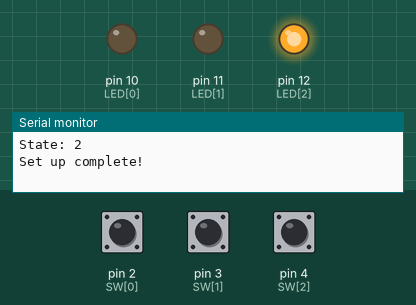
The sketch below on a simulated Arduino Uno, built with avr-gcc and run on an emulated ATmega328P. Shown: output pins drawn as LEDs (lit = HIGH), the last lines printed to the serial monitor. The test bench sets the inputs (shaded band); at power-on: pin 2 (SW[0]) LOW, pin 3 (SW[1]) LOW, pin 4 (SW[2]) LOW.

Above: at 1.2 s.
1.3 s: pin 2 (SW[0]) pulled HIGH for 0.15 s
At 2.2 s:
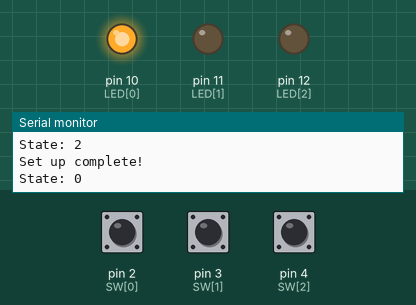
2.9 s: pin 3 (SW[1]) pulled HIGH for 0.15 s
At 3.4 s:
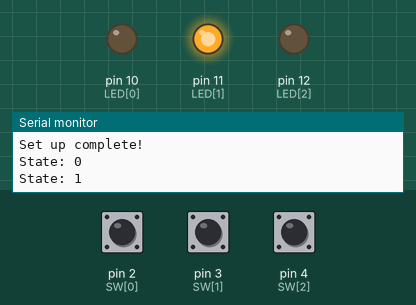
4.5 s: pin 2 (SW[0]) pulled HIGH for 1 s
At 5.9 s:
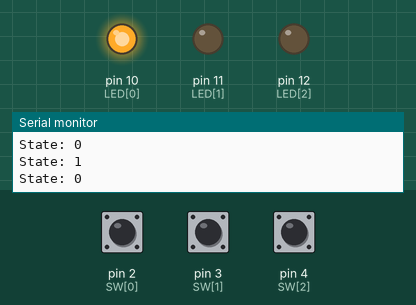
7.0 s: pin 3 (SW[1]) pulled HIGH for 1 s
At 7.8 s:
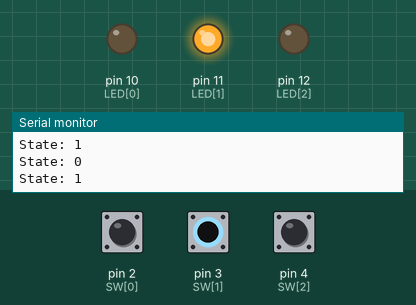
9.5 s: pin 2 (SW[0]) driven HIGH and pin 3 (SW[1]) driven HIGH
At 10.08 s:
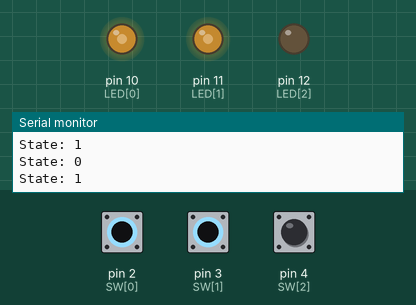
12.5 s: pin 2 (SW[0]) driven LOW
Timing chart, 0 to 15.0 s (numbered marks = the images above; inputs shaded):
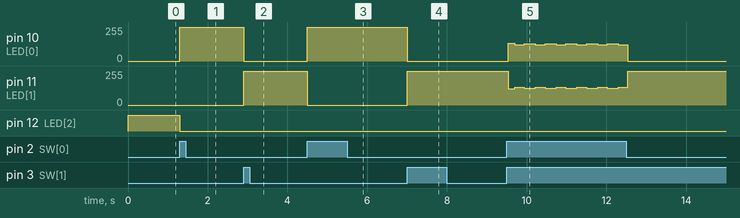

The sketch:

switch.ino
```cpp
int i;
int state;
int n = 3;

int SW[] = {2,3,4};
int LED[] = {10, 11, 12};

void setup() {
  Serial.begin(9600);
  for(i = 0; i < n; i++) {
    pinMode(SW[i], INPUT);
  }
  for(i = 0; i < n; i++) {
    pinMode(LED[i], OUTPUT);
  }
  setState(2);
  Serial.println("Set up complete!");
}

void loop() {
  for (i = 0; i < n; i++) {
    if(digitalRead(SW[i]) == HIGH && i != state) {
      setState(i);
    }
  }
}

void setState(int s) {
  state = s;
  Serial.print("State: ");
  Serial.println(state);
  for(i = 0; i < 3; i++) {
    if(i == s) {
      digitalWrite(LED[i], HIGH);
    } else {
      digitalWrite(LED[i], LOW);
    }
  }
}
```

Measured:
- after the input at 1.3 s, pin 10 (LED[0]): 0/255 → 255/255 at once; pin 12 (LED[2]): HIGH → LOW at once
- after the input at 2.9 s, pin 10 (LED[0]): 255/255 → 0/255 at once; pin 11 (LED[1]): 0/255 → 255/255 at once
- after the input at 4.5 s, pin 10 (LED[0]): 0/255 → 255/255 at once; pin 11 (LED[1]): 255/255 → 0/255 at once
- after the input at 7.0 s, pin 10 (LED[0]): 255/255 → 0/255 at once; pin 11 (LED[1]): 0/255 → 255/255 at once
- after the input at 9.5 s, pin 10 (LED[0]): 0/255 → 134/255 at once, then repeats every 0.52 s: 122/255 0.24 s, 130/255 0.28 s; pin 11 (LED[1]): 255/255 → 121/255 at once, then repeats every 0.52 s: 133/255 0.24 s, 125/255 0.28 s
